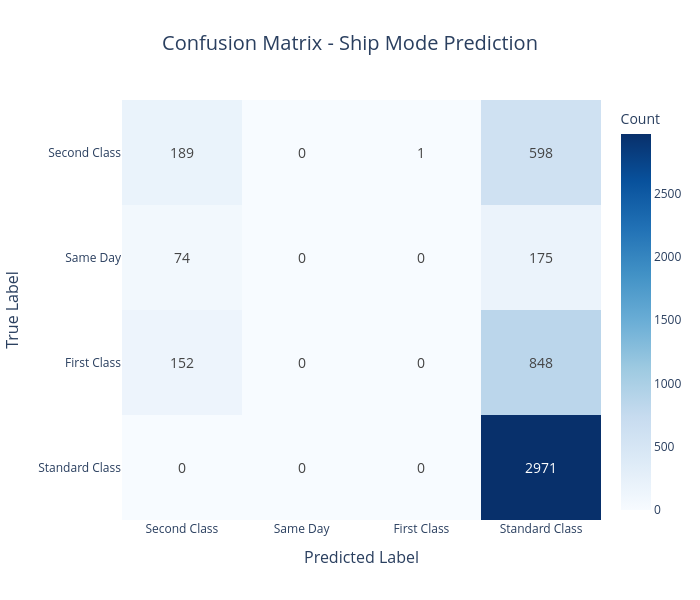

Notebook code cell kept with this figure:
### Code cell
class_names = [
        "Second Class",
        "Same Day",
        "First Class",
        "Standard Class"
]

y_true, y_pred = models[model_names[0]]['model'].predict(classification_test_df)
cm = confusion_matrix_chart(y_true, y_pred, class_names)
print(cm)

### Figure 1 — Plotly figure (JSON) as saved in the notebook; plotly's stock layout.template omitted (floating-point values rounded to 4 significant figures)
{"data": [{"colorbar": {"title": {"text": "Count"}}, "colorscale": [[0, "rgb(247,251,255)"], [0.125, "rgb(222,235,247)"], [0.25, "rgb(198,219,239)"], [0.375, "rgb(158,202,225)"], [0.5, "rgb(107,174,214)"], [0.625, "rgb(66,146,198)"], [0.75, "rgb(33,113,181)"], [0.875, "rgb(8,81,156)"], [1, "rgb(8,48,107)"]], "showscale": true, "text": [[189, 0, 1, 598], [74, 0, 0, 175], [152, 0, 0, 848], [0, 0, 0, 2971]], "textfont": {"size": 14}, "texttemplate": "%{text}", "type": "heatmap", "x": ["Second Class", "Same Day", "First Class", "Standard Class"], "y": ["Second Class", "Same Day", "First Class", "Standard Class"], "z": [[189, 0, 1, 598], [74, 0, 0, 175], [152, 0, 0, 848], [0, 0, 0, 2971]]}], "layout": {"height": 600, "title": {"font": {"size": 20}, "text": "Confusion Matrix - Ship Mode Prediction", "x": 0.5}, "width": 700, "xaxis": {"title": {"font": {"size": 16}, "text": "Predicted Label"}}, "yaxis": {"autorange": "reversed", "title": {"font": {"size": 16}, "text": "True Label"}}}}
